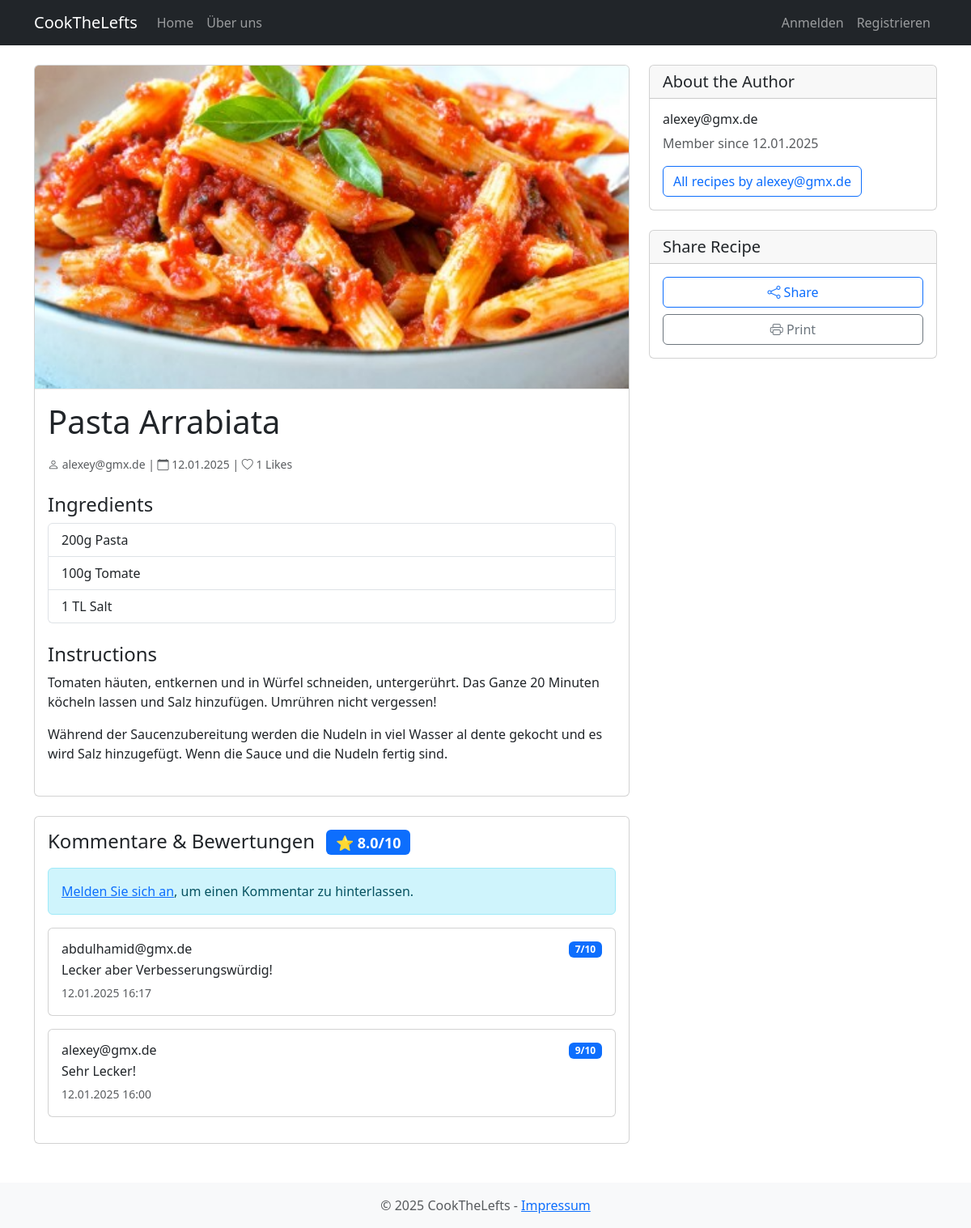
/recipes/1, run on the app's committed database.
### app/models.py (models this page shows, shortened)
class Recipe(db.Model):
    id = db.Column(db.Integer, primary_key=True)
    title = db.Column(db.String(100), nullable=False)
    ingredients = db.Column(db.Text, nullable=False)
    instructions = db.Column(db.Text, nullable=False)
    image_path = db.Column(db.String(200))
    video_link = db.Column(db.String(500))
    created_at = db.Column(db.DateTime, default=datetime.utcnow)
    user_id = db.Column(db.Integer, db.ForeignKey('user.id'), nullable=False)
    likes = db.relationship('Like', backref='recipe', lazy='dynamic')
    def get_image_url(self):
        if self.image_path:
            image_file = os.path.join(current_app.root_path, 'static', self.image_path)
            if os.path.exists(image_file):
                return url_for('static', filename=self.image_path)
        return None  # Return None to use CSS default image
    def get_average_rating(self):
        result = db.session.query(func.avg(Comment.rating)).filter(Comment.recipe_id == self.id).scalar()
        return round(result, 1) if result else None

class User(UserMixin, db.Model):
    id = db.Column(db.Integer, primary_key=True)
    username = db.Column(db.String(64), unique=True, nullable=False)
    email = db.Column(db.String(120), unique=True, nullable=False)
    password_hash = db.Column(db.String(128))
    created_at = db.Column(db.DateTime, default=datetime.utcnow)
    recipes = db.relationship('Recipe', backref='author', lazy='dynamic')
    likes = db.relationship('Like', backref='user', lazy='dynamic')

class Comment(db.Model):
    id = db.Column(db.Integer, primary_key=True)
    content = db.Column(db.Text, nullable=False)
    rating = db.Column(db.Integer, nullable=False)
    created_at = db.Column(db.DateTime, default=datetime.utcnow)
    user_id = db.Column(db.Integer, db.ForeignKey('user.id'), nullable=False)
    recipe_id = db.Column(db.Integer, db.ForeignKey('recipe.id'), nullable=False)
    user = db.relationship('User', backref=db.backref('comments', lazy='dynamic'))
    recipe = db.relationship('Recipe', backref=db.backref('comments', lazy='dynamic'))
    __table_args__ = (
        db.UniqueConstraint('user_id', 'recipe_id', name='unique_user_recipe_comment'),
    )

### app/recipes/routes.py (the view, shortened to what this page needs)
@bp.route('/<id>', methods=['GET', 'POST'])
def view(id):
    source = request.args.get('source', 'user')
    if source == 'api':
        recipe = MealDBAPI.get_meal_by_id(id)
        if recipe:
            if request.headers.get('X-Requested-With') == 'XMLHttpRequest':
                return jsonify(recipe)
            return render_template('recipes/view_api.html',
                                title=recipe['title'],
                                recipe=recipe)
        flash('Recipe not found.', 'error')
        return redirect(url_for('main.index'))
    else:
        recipe = Recipe.query.get_or_404(id)
        form = CommentForm()
        if request.headers.get('X-Requested-With') == 'XMLHttpRequest':
            return jsonify(recipe.to_dict())
        comments = recipe.comments.order_by(Comment.created_at.desc()).all()
        average_rating = recipe.get_average_rating()
        return render_template('recipes/view.html',
                             title=recipe.title,
                             recipe=recipe,
                             form=form,
                             comments=comments,
                             average_rating=average_rating)

### app/templates/recipes/view.html (shortened to what this page needs)
{% extends "base.html" %}
{% block content %}
<div class="row">
    <div class="col-md-8">
        <div class="card mb-4">
            {% if recipe.get_image_url() %}
            <img src="{{ recipe.get_image_url() }}"
                 class="card-img-top" alt="{{ recipe.title }}"
                 style="max-height: 400px; object-fit: cover;">
            {% else %}
            <div class="default-recipe-image">
                <i class="bi bi-camera"></i>
            </div>
            {% endif %}
            <div class="card-body">
                <div class="d-flex justify-content-between align-items-center mb-3">
                    <h1 class="card-title mb-0">{{ recipe.title }}</h1>
                </div>
                <div class="recipe-meta text-muted mb-4">
                    <small>
                        <i class="bi bi-person"></i> {{ recipe.author.username }} |
                        <i class="bi bi-calendar"></i> {{ recipe.created_at.strftime('%d.%m.%Y') }} |
                        <i class="bi bi-heart"></i> {{ recipe.likes.count() }} Likes
                    </small>
                </div>
                <h4>Ingredients</h4>
                <ul class="list-group mb-4">
                    {% for ingredient in recipe.ingredients.split('\n') %}
                        {% if ingredient.strip() %}
                        <li class="list-group-item">{{ ingredient }}</li>
                        {% endif %}
                    {% endfor %}
                </ul>
                <h4>Instructions</h4>
                <div class="instructions mb-4">
                    {% for step in recipe.instructions.split('\n') %}
                        {% if step.strip() %}
                        <p>{{ step }}</p>
                        {% endif %}
                    {% endfor %}
                </div>
            </div>
        </div>
        <div class="card mt-4">
            <div class="card-body">
                <h4 class="mb-3">
                    Kommentare & Bewertungen
                    {% if average_rating %}
                        <span class="badge bg-primary ms-2">⭐ {{ "%.1f"|format(average_rating) }}/10</span>
                    {% endif %}
                </h4>
                {% if current_user.is_authenticated %}
                <form method="POST" class="mb-4">
                    {{ form.hidden_tag() }}
                    <div class="mb-3">
                        {{ form.content.label(class="form-label") }}
                        {{ form.content(class="form-control" + (" is-invalid" if form.content.errors else "")) }}
                        {% for error in form.content.errors %}
                            <div class="invalid-feedback">{{ error }}</div>
                        {% endfor %}
                    </div>
                    <div class="mb-3">
                        {{ form.rating.label(class="form-label") }}
                        {{ form.rating(class="form-control" + (" is-invalid" if form.rating.errors else ""), type="number", min="1", max="10") }}
                        {% for error in form.rating.errors %}
                            <div class="invalid-feedback">{{ error }}</div>
                        {% endfor %}
                    </div>
                    {{ form.submit(class="btn btn-primary") }}
                </form>
                {% else %}
                <div class="alert alert-info">
                    <a href="{{ url_for('auth.login') }}">Melden Sie sich an</a>, um einen Kommentar zu hinterlassen.
                </div>
                {% endif %}
                {% if comments %}
                    {% for comment in comments %}
                    <div class="card mb-3">
                        <div class="card-body">
                            <div class="d-flex justify-content-between align-items-start">
                                <div>
                                    <h6 class="mb-1">{{ comment.user.username }}</h6>
                                    <p class="mb-1">{{ comment.content }}</p>
                                </div>
                                <span class="badge bg-primary">{{ comment.rating }}/10</span>
                            </div>
                            <small class="text-muted">{{ comment.created_at.strftime('%d.%m.%Y %H:%M') }}</small>
                        </div>
                    </div>
                    {% endfor %}
                {% else %}
                    <p class="text-muted">Noch keine Kommentare vorhanden.</p>
                {% endif %}
            </div>
        </div>
    </div>
    <div class="col-md-4">
        <div class="card">
            <div class="card-header">
                <h5 class="mb-0">About the Author</h5>
            </div>
            <div class="card-body">
                <h6>{{ recipe.author.username }}</h6>
                <p class="text-muted">
                    Member since {{ recipe.author.created_at.strftime('%d.%m.%Y') }}
                </p>
                <a href="{{ url_for('recipes.my_recipes', username=recipe.author.username) }}"
                   class="btn btn-outline-primary">
                    All recipes by {{ recipe.author.username }}
                </a>
            </div>
        </div>
        <div class="card mt-4">
            <div class="card-header">
                <h5 class="mb-0">Share Recipe</h5>
            </div>
            <div class="card-body">
                <div class="d-grid gap-2">
                    <button class="btn btn-outline-primary share-button"
                            data-share-url="{{ request.url }}"
                            data-share-title="{{ recipe.title }}"
                            data-share-text="Check out this delicious recipe!">
                        <i class="bi bi-share"></i> Share
                    </button>
                    <a href="javascript:window.print()" class="btn btn-outline-secondary">
                        <i class="bi bi-printer"></i> Print
                    </a>
                </div>
            </div>
        </div>
    </div>
</div>
{% endblock %}

### app/templates/base.html (style rules this page uses)
body { min-height: 100vh; display: flex; flex-direction: column; }
.card { transition: transform 0.2s, box-shadow 0.2s; }
.card-img-top { border-bottom: 1px solid rgba(0,0,0,0.1); }

### data on the page
Recipe: get_image_url (picture), title "Pasta Arrabiata", created_at "12.01.2025"
User: author.username "alexey@gmx.de", author.created_at "12.01.2025"
Comment: user.username "abdulhamid@gmx.de", content "Lecker aber Verbesserungswürdig!", rating "7", created_at "12.01.2025 16:17"
Comment: user.username "alexey@gmx.de", content "Sehr Lecker!", rating "9", created_at "12.01.2025 16:00"

### other printed values
{{ recipe.likes.count() }} "1"
{{ ingredient }} "200g Pasta" "100g Tomate" "1 TL Salt"
{{ step }} "Tomaten häuten, entkernen und in Würfel schneiden, untergerührt. Das Ganze 20 Minuten köcheln lassen und Salz hinzufügen. Umrühren nicht vergessen!" "Während der Saucenzubereitung werden die Nudeln in viel Wasser al dente gekocht und es wird Salz hinzugefügt. Wenn die Sauce und die Nudeln fertig sind."
{{ "%.1f"|format(average_rating) }} "8.0"
